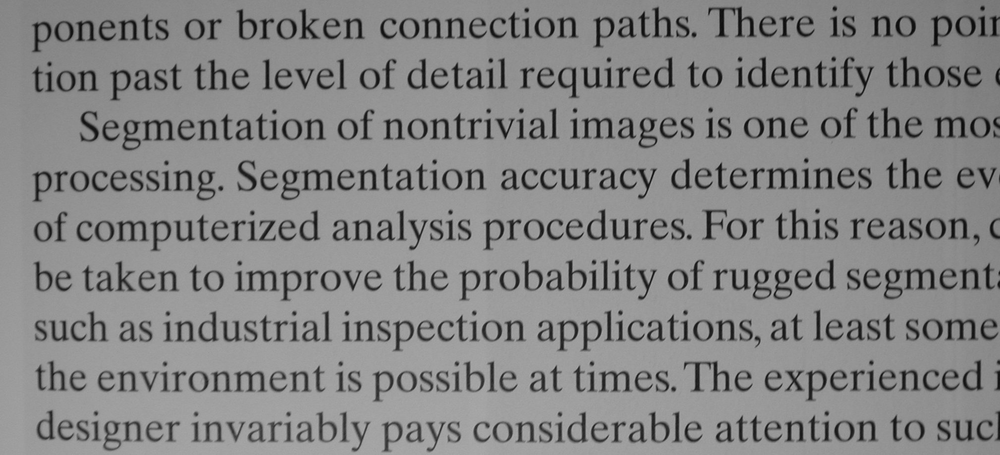
//> input picture test4/threshold/2.tif, 1000 x 455 px, shrunk from 2018 x 918 before the run
$ ./test4_demo_threshold   (built with g++ and OpenCV 4)
//> lines starting //> are read from the running program, lines starting //| are printed output that depends on the picture; after the words box and inside, x2 and y2 are one past the last pixel; in counts of white or black regions, pixels touching at a corner belong together
#include "opencv2/highgui/highgui.hpp"
#include "opencv2/imgproc/imgproc.hpp"
#include "opencv2/core/core.hpp"

using namespace cv;
using namespace std;

int main()
{
	printf("\n\t按键说明：\n"
		"\t\t键盘按键【ESC】-退出程序\n");

	Mat g_srcImage = imread("test4\\threshold\\2.tif", 0);
//> g_srcImage is the input picture: 455 rows x 1000 cols, CV_8UC1; min 7, max 174, mean 133.2
	if (!g_srcImage.data)
	{
		printf("图片读取错误！\n");
		return -1;
	}
	imshow("原始图", g_srcImage);

	Mat OtsuImage;
	threshold(g_srcImage, OtsuImage, 0, 255, THRESH_OTSU);
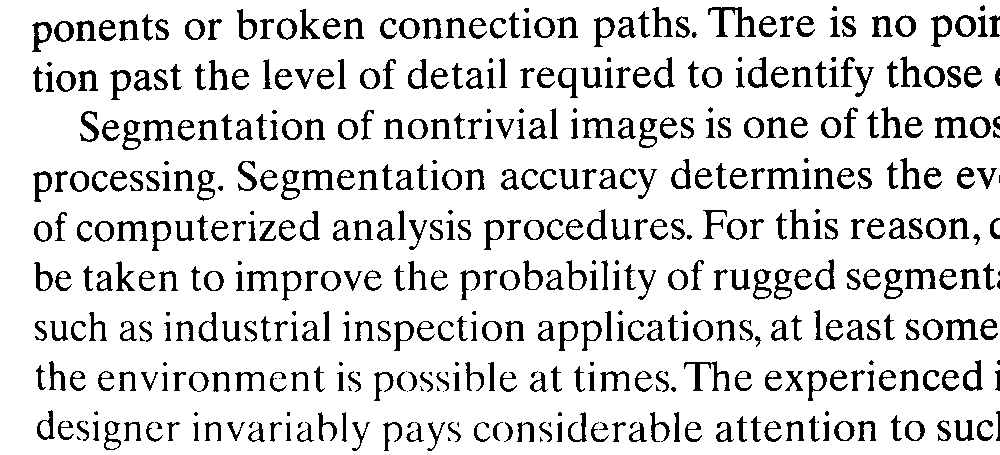
//> OtsuImage: 455 rows x 1000 cols, CV_8UC1; 86% white; 494 black regions (67 under 20 px), largest, box (x1, y1, x2, y2) and area: (708, 7, 756, 37) 496, (684, 361, 730, 391) 408, (935, 117, 968, 138) 335
	imshow("OtsuImage", OtsuImage);

	Mat adaptImage;
	adaptiveThreshold(g_srcImage, adaptImage, 255, 0, THRESH_BINARY_INV, 7, 8);
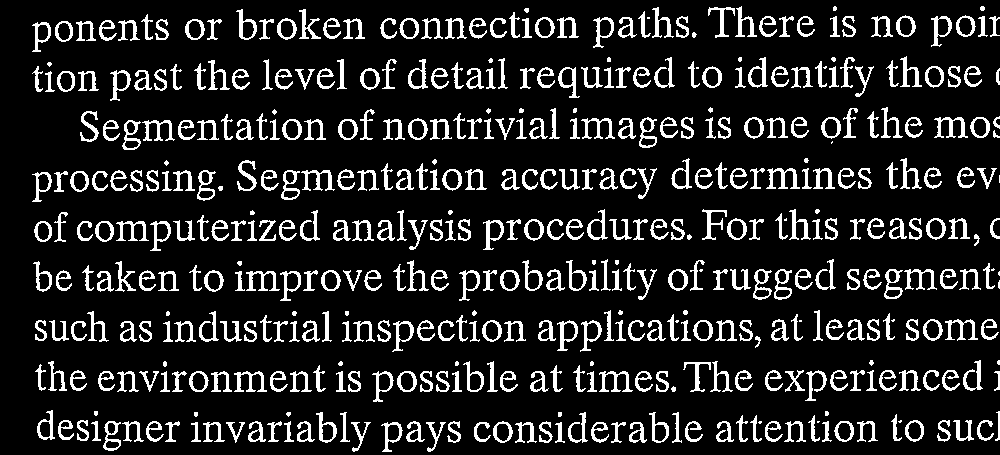
//> adaptImage: 455 rows x 1000 cols, CV_8UC1; 13.9% white; 476 white regions (44 under 20 px), largest, box (x1, y1, x2, y2) and area: (766, 168, 800, 189) 302, (934, 117, 968, 138) 295, (234, 371, 267, 392) 279
	imshow("adaptImage", adaptImage);

	while (1)
	{
		int key;
		key = waitKey(20);
//> the Esc key is pressed
		if ((char)key == 27)
			break;
	}
}
